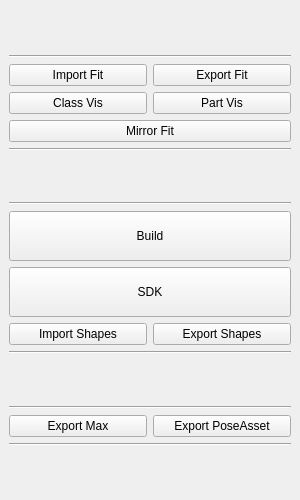
<?xml version="1.0" encoding="UTF-8"?>
<ui version="4.0">
 <class>QtFacialMain_UI</class>
 <widget class="QMainWindow" name="QtFacialMain_UI">
  <property name="geometry">
   <rect>
    <x>0</x>
    <y>0</y>
    <width>300</width>
    <height>500</height>
   </rect>
  </property>
  <property name="minimumSize">
   <size>
    <width>300</width>
    <height>500</height>
   </size>
  </property>
  <property name="maximumSize">
   <size>
    <width>16777215</width>
    <height>16777215</height>
   </size>
  </property>
  <property name="focusPolicy">
   <enum>Qt::NoFocus</enum>
  </property>
  <property name="windowTitle">
   <string>Facial Rig</string>
  </property>
  <widget class="QWidget" name="centralwidget">
   <layout class="QVBoxLayout" name="verticalLayout">
    <item>
     <spacer name="verticalSpacer_3">
      <property name="orientation">
       <enum>Qt::Vertical</enum>
      </property>
      <property name="sizeHint" stdset="0">
       <size>
        <width>20</width>
        <height>40</height>
       </size>
      </property>
     </spacer>
    </item>
    <item>
     <widget class="Line" name="line_2">
      <property name="orientation">
       <enum>Qt::Horizontal</enum>
      </property>
     </widget>
    </item>
    <item>
     <layout class="QHBoxLayout" name="horizontalLayout_2">
      <item>
       <widget class="QPushButton" name="bt_importFit">
        <property name="text">
         <string>Import Fit</string>
        </property>
       </widget>
      </item>
      <item>
       <widget class="QPushButton" name="bt_exportFit">
        <property name="text">
         <string>Export Fit</string>
        </property>
       </widget>
      </item>
     </layout>
    </item>
    <item>
     <layout class="QHBoxLayout" name="horizontalLayout_3">
      <item>
       <widget class="QPushButton" name="bt_visClass">
        <property name="text">
         <string>Class Vis</string>
        </property>
       </widget>
      </item>
      <item>
       <widget class="QPushButton" name="bt_visPart">
        <property name="text">
         <string>Part Vis</string>
        </property>
       </widget>
      </item>
     </layout>
    </item>
    <item>
     <widget class="QPushButton" name="bt_mirror">
      <property name="text">
       <string>Mirror Fit</string>
      </property>
     </widget>
    </item>
    <item>
     <widget class="Line" name="line">
      <property name="orientation">
       <enum>Qt::Horizontal</enum>
      </property>
     </widget>
    </item>
    <item>
     <spacer name="verticalSpacer">
      <property name="orientation">
       <enum>Qt::Vertical</enum>
      </property>
      <property name="sizeHint" stdset="0">
       <size>
        <width>20</width>
        <height>40</height>
       </size>
      </property>
     </spacer>
    </item>
    <item>
     <widget class="Line" name="line_3">
      <property name="orientation">
       <enum>Qt::Horizontal</enum>
      </property>
     </widget>
    </item>
    <item>
     <widget class="QPushButton" name="bt_build">
      <property name="minimumSize">
       <size>
        <width>0</width>
        <height>50</height>
       </size>
      </property>
      <property name="text">
       <string>Build</string>
      </property>
     </widget>
    </item>
    <item>
     <widget class="QPushButton" name="bt_sdk">
      <property name="minimumSize">
       <size>
        <width>0</width>
        <height>50</height>
       </size>
      </property>
      <property name="text">
       <string>SDK</string>
      </property>
     </widget>
    </item>
    <item>
     <layout class="QHBoxLayout" name="horizontalLayout_4">
      <item>
       <widget class="QPushButton" name="bt_importShape">
        <property name="text">
         <string>Import Shapes</string>
        </property>
       </widget>
      </item>
      <item>
       <widget class="QPushButton" name="bt_exportShape">
        <property name="text">
         <string>Export Shapes</string>
        </property>
       </widget>
      </item>
     </layout>
    </item>
    <item>
     <widget class="Line" name="line_4">
      <property name="lineWidth">
       <number>1</number>
      </property>
      <property name="orientation">
       <enum>Qt::Horizontal</enum>
      </property>
     </widget>
    </item>
    <item>
     <spacer name="verticalSpacer_2">
      <property name="orientation">
       <enum>Qt::Vertical</enum>
      </property>
      <property name="sizeHint" stdset="0">
       <size>
        <width>20</width>
        <height>40</height>
       </size>
      </property>
     </spacer>
    </item>
    <item>
     <widget class="Line" name="line_5">
      <property name="orientation">
       <enum>Qt::Horizontal</enum>
      </property>
     </widget>
    </item>
    <item>
     <layout class="QHBoxLayout" name="horizontalLayout">
      <item>
       <widget class="QPushButton" name="bt_exportMax">
        <property name="text">
         <string>Export Max</string>
        </property>
       </widget>
      </item>
      <item>
       <widget class="QPushButton" name="bt_exportPoseAsset">
        <property name="text">
         <string>Export PoseAsset</string>
        </property>
       </widget>
      </item>
     </layout>
    </item>
    <item>
     <widget class="Line" name="line_6">
      <property name="orientation">
       <enum>Qt::Horizontal</enum>
      </property>
     </widget>
    </item>
    <item>
     <spacer name="verticalSpacer_4">
      <property name="orientation">
       <enum>Qt::Vertical</enum>
      </property>
      <property name="sizeHint" stdset="0">
       <size>
        <width>20</width>
        <height>40</height>
       </size>
      </property>
     </spacer>
    </item>
   </layout>
  </widget>
 </widget>
 <resources/>
 <connections/>
</ui>
